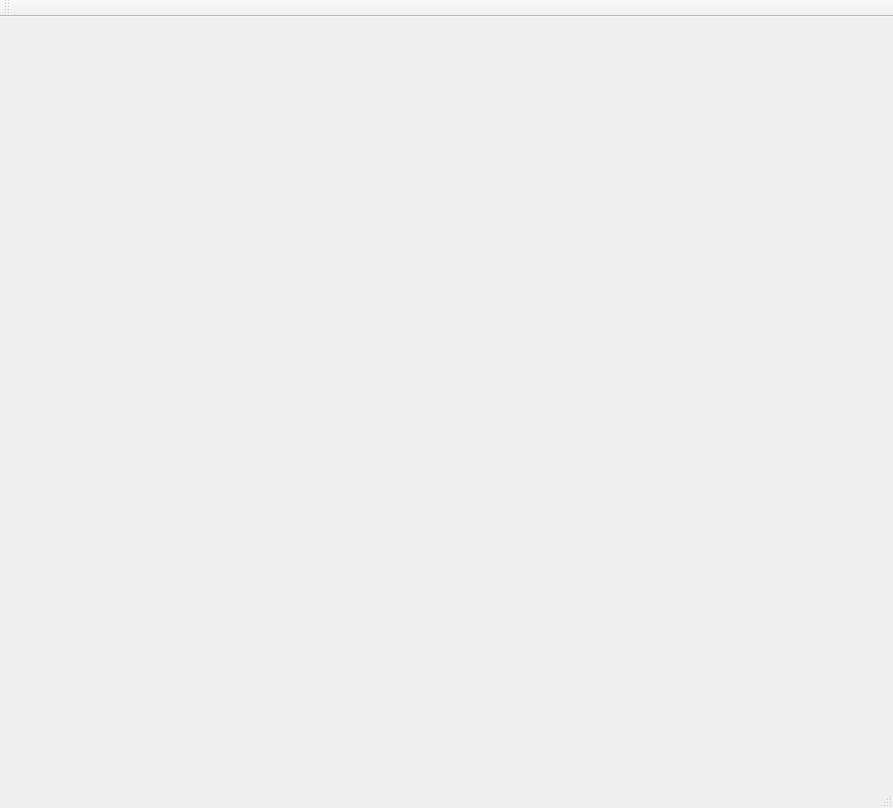
<?xml version="1.0" encoding="UTF-8"?>
<ui version="4.0">
 <class>PAINTClass</class>
 <widget class="QMainWindow" name="PAINTClass">
  <property name="geometry">
   <rect>
    <x>0</x>
    <y>0</y>
    <width>893</width>
    <height>808</height>
   </rect>
  </property>
  <property name="windowTitle">
   <string>PAINT</string>
  </property>
  <widget class="QWidget" name="centralWidget"/>
  <widget class="QMenuBar" name="menuBar">
   <property name="geometry">
    <rect>
     <x>0</x>
     <y>0</y>
     <width>893</width>
     <height>23</height>
    </rect>
   </property>
  </widget>
  <widget class="QToolBar" name="mainToolBar">
   <attribute name="toolBarArea">
    <enum>TopToolBarArea</enum>
   </attribute>
   <attribute name="toolBarBreak">
    <bool>false</bool>
   </attribute>
  </widget>
  <widget class="QStatusBar" name="statusBar"/>
 </widget>
 <layoutdefault spacing="6" margin="11"/>
 <resources>
  <include location="PAINT.qrc"/>
 </resources>
 <connections/>
</ui>
